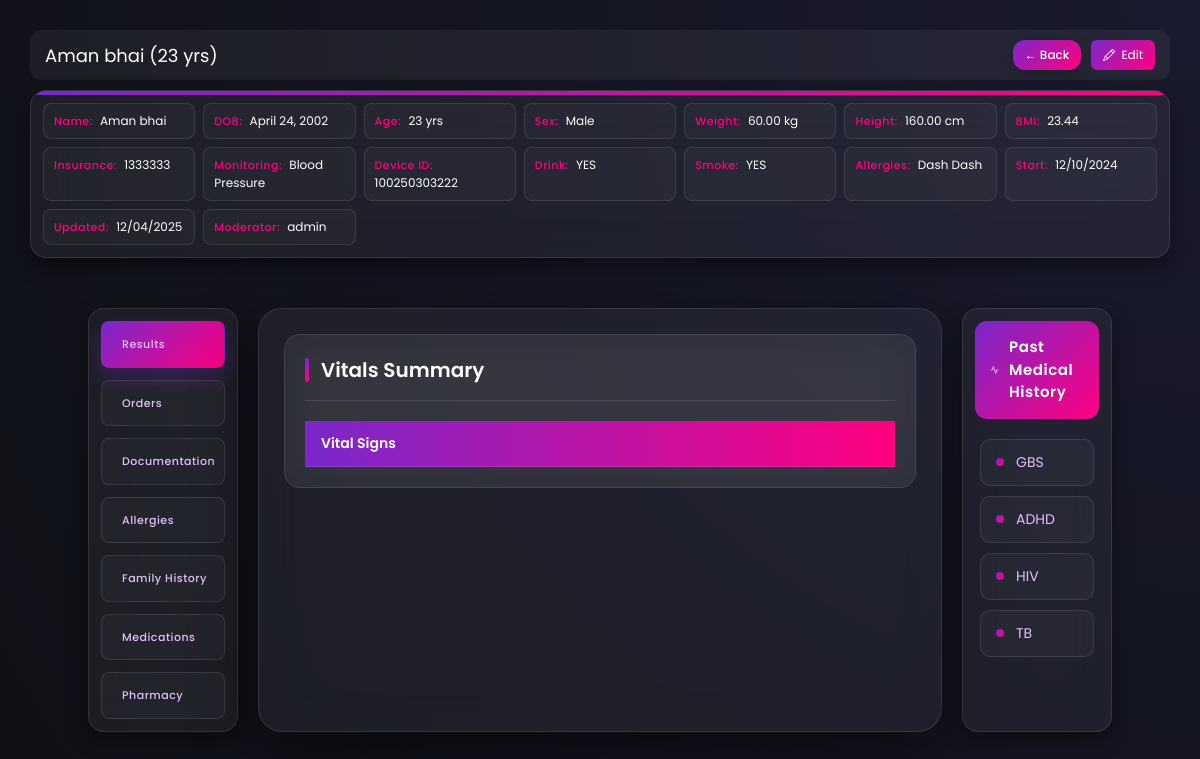
The page /view-patient/54b42c7f-54fc-4316-906b-e4fa29251fdb/?action=access (signed in) on the database its author committed.
### rpm_users/models.py (models this page shows, shortened)
class Patient(models.Model):
    SEX_CHOICES = (('Male', 'Male'), ('Female', 'Female'), ('Others', 'Others'),)
    MONITORING_CHOICES = (('Blood Pressure', 'Blood Pressure'), ('Heart Rate', 'Heart Rate'), ('SPO2', 'SPO2'),("Temperature", "Temperature"),)
    user = models.OneToOneField(User, on_delete=models.CASCADE, blank=True, null=True)
    date_of_birth = models.DateField(blank=True, null=True)
    height = models.DecimalField(blank=True, null=True, max_digits=10, decimal_places=2)
    weight = models.DecimalField(blank=True, null=True, max_digits=10, decimal_places=2)
    insurance = models.CharField(blank=True, null=True, max_length=255)
    sex = models.CharField(blank=True, max_length=10, null=True, choices=SEX_CHOICES)
    bmi = models.DecimalField(blank=True, max_digits=10, decimal_places=2, null=True)
    phone_number = models.CharField(max_length=15, blank=True, null=True)
    monitoring_parameters = models.CharField(blank=True, max_length=20, null=True, choices=MONITORING_CHOICES)
    device_serial_number = models.BigIntegerField(null=True, blank=True, unique=True)
    pharmacy_info = models.TextField(blank=True, null=True)
    allergies = models.TextField(blank=True, null=True)
    smoke = models.CharField(choices=(('YES', 'YES'), ('NO', 'NO'),), default='NO', max_length=3)
    drink = models.CharField(choices=(('YES', 'YES'), ('NO', 'NO'),), default='NO', max_length=3)
    family_history = models.TextField(null=True, blank=True)
    medications = models.TextField(null=True, blank=True)
    id = models.UUIDField(default=uuid.uuid4, primary_key=True, editable=False)
    created_at = models.DateTimeField(auto_now_add=True)
    updated_at = models.DateTimeField(auto_now=True)
    moderator_assigned = models.ForeignKey('Moderator', blank=True, null=True, on_delete=models.SET_NULL, related_name='moderators')
    @property
    def age(self):
        if self.date_of_birth:
            today = date.today()
            age = today.year - self.date_of_birth.year
            if today.month < self.date_of_birth.month or (today.month == self.date_of_birth.month and today.day < self.date_of_birth.day):
                age -= 1
            return age
        return None

class Moderator(models.Model):
    user = models.OneToOneField(User, on_delete=models.CASCADE, null=True, blank=True)

class PastMedicalHistory(models.Model):
    PMH_CHOICES = ((
        ('GBS', 'Guillain-Barré Syndrome'),
        ('ALS', 'Amyotrophic Lateral Sclerosis'),
        ('SLE', 'Systemic Lupus Erythematosus'),
        ('ITP', 'Idiopathic Thrombocytopenic Purpura'),
        ('MG', 'Myasthenia Gravis'),
        ('DKA', 'Diabetic Ketoacidosis'),
        ('ARDS', 'Acute Respiratory Distress Syndrome'),
        ('LCa', 'Lung Cancer'),
        ('PCa', 'Pancreatic Cancer'),
        ('CCa', 'Colon Cancer'),
        ('TCa', 'Thyroid Cancer'),
        ('SCa', 'Skin Cancer'),
        ('GCa', 'Gastric Cancer'),
        ('PCa', 'Prostate Cancer'),
        ('TeCa', 'Testicular Cancer'),
        ('BrCa', 'Breast Cancer'),
        ('OvCa', 'Ovarian Cancer'),
        ('TTP', 'Thrombotic Thrombocytopenic Purpura'),
        ('HLH', 'Hemophagocytic Lymphohistiocytosis'),
        ('HSP', 'Henoch-Schönlein Purpura'),
        ('SCID', 'Severe Combined Immunodeficiency'),
        ('PKU', 'Phenylketonuria'),
        ('POTS', 'Postural Orthostatic Tachycardia Syndrome'),
        ('CRPS', 'Complex Regional Pain Syndrome'),
        ('NMO', 'Neuromyelitis Optica'),
        ('HUS', 'Hemolytic Uremic Syndrome'),
        ('SMA', 'Spinal Muscular Atrophy'),
        ('DM', 'Diabetes Mellitus'),
        ('HTN', 'Hypertension'),
        ('AF', 'Atrial Fibrillation'),
        ('CHF', 'Congestive Heart Failure'),
        ('COPD', 'Chronic Obstructive Pulmonary Disease'),
        ('Hpxa', 'Hypoxia'),
        ('Hyca', 'Hypercapnea'),
        ('CKD', 'Chronic Kidney Disease'),
        ('ESRD', 'End Stage Renal Disease'),
        ('GERD', 'Gastroesophageal Reflux Disease'),
        ('OA', 'Osteoarthritis'),
        ('CAD', 'Coronary Artery Disease'),
        ('RA', 'Rheumatoid Arthritis'),
        ('UTI', 'Urinary Tract Infection'),
        ('URI', 'Upper Respiratory Infection'),
        ('BPH', 'Benign Prostatic Hyperplasia'),
        ('HLD', 'Hyperlipidemia'),
        ('TIA', 'Transient Ischemic Attack'),
        ('CVA', 'Cerebrovascular Accident (Stroke)'),
        ('MI', 'Myocardial Infarction'),
        ('PNA', 'Pneumonia'),
        ('TB', 'Tuberculosis'),
        ('HIV', 'Human Immunodeficiency Virus'),
        ('ADHD', 'Attention-Deficit/Hyperactivity Disorder'),
        ('ASD', 'Autism Spectrum Disorder'),
        ('MDD', 'Major Depressive Disorder'),
        ('GAD', 'Generalized Anxiety Disorder'),
        ('PTSD', 'Post-Traumatic Stress Disorder'),
        ('Peff', 'Pleural Effusion'),
        ('N/A', 'N/A'),
    ))
    patient = models.ForeignKey(Patient, on_delete=models.CASCADE, related_name='medical_history')
    pmh = models.CharField(choices=PMH_CHOICES, default="N/A", max_length=100)
    id = models.UUIDField(default=uuid.uuid4, primary_key=True, editable=False)

### rpm_users/views.py (the view, shortened to what this page needs)
# urls.py: path('view-patient/<str:patient_id>/', views.moderator_actions_view, name='moderator_actions'),
def moderator_actions_view(request, patient_id):
    user = request.user  # Assuming user is authenticated and their email is available in request.user
    moderator = get_object_or_404(Moderator, user=user)
    patient = get_object_or_404(Patient, id=patient_id)
    context = {
        'patient': patient,
        'moderator': moderator,
    }
    action = request.GET.get('action')
    if action == 'access'.lower() and patient.moderator_assigned == moderator or request.user.is_superuser:
        reports = Reports.objects.filter(patient=patient)
        context['reports'] = reports  # Add patient details to the context
        return render(request, 'index.html', context)
    elif action == 'delete':
        patient.delete()
        context['success'] = 'Patient deleted successfully'
        return render(request, 'index.html', context)
    else:
        context['error'] = "Invalid action."
        return render(request, 'index.html', context)

### templates/index.html (shortened to what this page needs)
<!DOCTYPE html>
<html lang="en">
  <head>
    <script src="https://cdn.tailwindcss.com"></script>
  </head>
  <body>
    <div style="display: flex; justify-content: space-between; align-items: center; margin-bottom: 10px; padding: 10px 15px; background: rgba(255, 255, 255, 0.05); border-radius: 12px;">
      <div style="display: flex; align-items: center; gap: 15px;">
        <h2 style="color: white; font-size: 18px; margin: 0;">{{patient.user.first_name}} {{patient.user.last_name}} ({{patient.age}} yrs)</h2>
      </div>
      <div style="display: flex; gap: 10px;">
        <a href="/view-patient/" class="back-btn" style="padding: 6px 12px; font-size: 12px;">← Back</a>
        <a href="{% url 'edit_patient' patient.id %}" class="edit-btn">
          <button style="background: linear-gradient(135deg, var(--primary), var(--secondary)); color: white; padding: 6px 12px; border-radius: 6px; font-size: 12px; border: none; cursor: pointer; display: inline-flex; align-items: center; gap: 6px;">
            Edit
          </button>
        </a>
      </div>
    </div>
    <div class="patient-details">
      <div>
        <strong>Name:</strong>
        <span>{{patient.user.first_name}} {{patient.user.last_name}}</span>
      </div>
      <div>
        <strong>DOB:</strong>
        <span>{{patient.date_of_birth}}</span>
      </div>
      <div>
        <strong>Age:</strong>
        <span>{{patient.age}} yrs</span>
      </div>
      <div>
        <strong>Sex:</strong>
        <span>{{patient.sex}}</span>
      </div>
      <div>
        <strong>Weight:</strong>
        <span>{{patient.weight}} kg</span>
      </div>
      <div>
        <strong>Height:</strong>
        <span>{{patient.height}} cm</span>
      </div>
      <div>
        <strong>BMI:</strong>
        <span>{{patient.bmi}}</span>
      </div>
      <div>
        <strong>Insurance:</strong>
        <span>{{patient.insurance}}</span>
      </div>
      <div>
        <strong>Monitoring:</strong>
        <span>{{patient.monitoring_parameters}}</span>
      </div>
      <div>
        <strong>Device ID:</strong>
        <span>{{patient.device_serial_number}}</span>
      </div>
      <div>
        <strong>Drink:</strong>
        <span>{{patient.drink}}</span>
      </div>
      <div>
        <strong>Smoke:</strong>
        <span>{{patient.smoke}}</span>
      </div>
      <div>
        <strong>Allergies:</strong>
        <span>{{patient.allergies|default:"None"}}</span>
      </div>
      <div>
        <strong>Start:</strong>
        <span>{{patient.created_at|date:"d/m/Y"}}</span>
      </div>
      <div>
        <strong>Updated:</strong>
        <span>{{patient.updated_at|date:"d/m/Y"}}</span>
      </div>
      <div>
        <strong>Moderator:</strong>
        <span>{{patient.moderator_assigned.user.username}}</span>
      </div>
    </div>
    <div class="container">
      <div class="left-panel">
        <div class="tabs">
          <div class="active" onclick="showTab('results')">Results</div>
          <div onclick="showTab('orders')">Orders</div>
          <div onclick="showTab('documentation')">Documentation</div>
          <div onclick="showTab('allergies')">Allergies</div>
          <div onclick="showTab('family_history')">Family History</div>
          <div onclick="showTab('medications')">Medications</div>
          <div onclick="showTab('pharmacy')">Pharmacy</div>
        </div>
      </div>
      <div class="main-content">
        <div class="content">
          <div id="results" class="table-container">
            <h3>Vitals Summary</h3>
            <div class="scrollable">
              <table>
                <thead>
                  <tr>
                    <th class="fixed-left">Vital Signs</th>
                  </tr>
                </thead>
              </table>
            </div>
          </div>
        </div>
      </div>
      <div class="right-panel">
        <div class="medical-history-section">
          <div class="section-header">
            <svg width="20" height="20" viewBox="0 0 24 24" fill="none" stroke="currentColor" stroke-width="2" class="header-icon">
              <path d="M22 12h-4l-3 9L9 3l-3 9H2"/>
            </svg>
            Past Medical History
          </div>
          <div class="pmh-list">
            {% if patient.medical_history.all %}
                {% for condition in patient.medical_history.all %}
                    <div class="pmh-item">
                        <div class="condition-marker"></div>
                        <span>{{ condition.pmh }}</span>
                    </div>
                {% endfor %}
            {% endif %}
          </div>
        </div>
      </div>
    </div>
  </body>
</html>

### rows shown on the page
Patient: user.first_name "Aman", user.last_name "bhai", age "23", date_of_birth "April 24, 2002", sex "Male", weight "60.00", height "160.00", bmi "23.44", insurance "1333333", monitoring_parameters "Blood Pressure", device_serial_number "100250303222", drink "YES", smoke "YES", allergies "Dash Dash", created_at "12/10/2024", updated_at "12/04/2025", moderator_assigned.user.username "admin"
PastMedicalHistory: pmh "GBS"
PastMedicalHistory: pmh "ADHD"
PastMedicalHistory: pmh "HIV"
PastMedicalHistory: pmh "TB"
